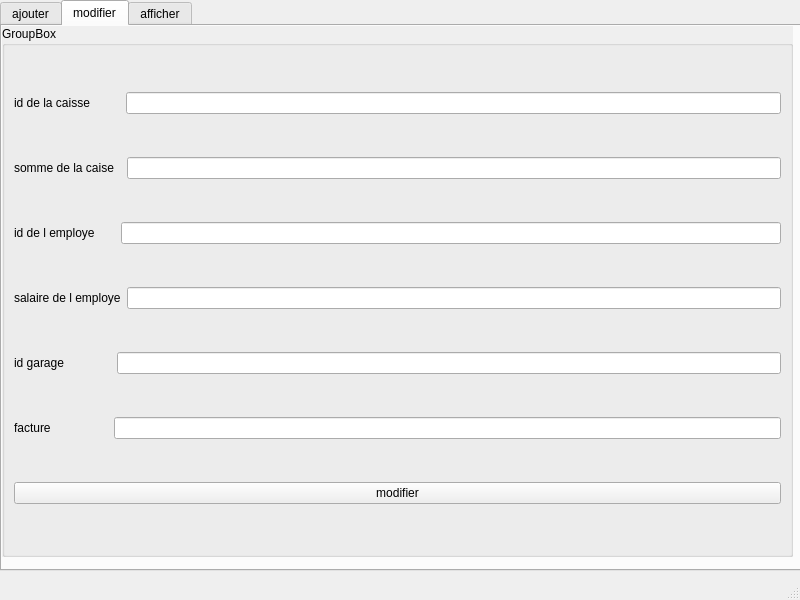
<?xml version="1.0" encoding="UTF-8"?>
<ui version="4.0">
 <class>MainWindow</class>
 <widget class="QMainWindow" name="MainWindow">
  <property name="geometry">
   <rect>
    <x>0</x>
    <y>0</y>
    <width>800</width>
    <height>600</height>
   </rect>
  </property>
  <property name="windowTitle">
   <string>MainWindow</string>
  </property>
  <widget class="QWidget" name="centralwidget">
   <widget class="QTabWidget" name="tab_finance_2">
    <property name="geometry">
     <rect>
      <x>0</x>
      <y>0</y>
      <width>801</width>
      <height>571</height>
     </rect>
    </property>
    <property name="font">
     <font>
      <weight>50</weight>
      <italic>false</italic>
      <bold>false</bold>
     </font>
    </property>
    <property name="currentIndex">
     <number>1</number>
    </property>
    <widget class="QWidget" name="tab_4">
     <attribute name="title">
      <string>ajouter</string>
     </attribute>
     <widget class="QGroupBox" name="groupBox_4">
      <property name="geometry">
       <rect>
        <x>0</x>
        <y>0</y>
        <width>791</width>
        <height>521</height>
       </rect>
      </property>
      <property name="autoFillBackground">
       <bool>true</bool>
      </property>
      <property name="styleSheet">
       <string notr="true"/>
      </property>
      <property name="title">
       <string>GroupBox</string>
      </property>
      <layout class="QVBoxLayout" name="verticalLayout">
       <item>
        <layout class="QHBoxLayout" name="horizontalLayout">
         <item>
          <widget class="QLabel" name="label_15">
           <property name="text">
            <string>id de la caisse         </string>
           </property>
          </widget>
         </item>
         <item>
          <widget class="QLineEdit" name="la_caisse"/>
         </item>
        </layout>
       </item>
       <item>
        <layout class="QHBoxLayout" name="horizontalLayout_2">
         <item>
          <widget class="QLabel" name="label_6">
           <property name="text">
            <string>somme de la caise  </string>
           </property>
          </widget>
         </item>
         <item>
          <widget class="QLineEdit" name="la_somme"/>
         </item>
        </layout>
       </item>
       <item>
        <layout class="QHBoxLayout" name="horizontalLayout_3">
         <item>
          <widget class="QLabel" name="label_17">
           <property name="text">
            <string>id de l employe      </string>
           </property>
          </widget>
         </item>
         <item>
          <widget class="QLineEdit" name="idemp"/>
         </item>
        </layout>
       </item>
       <item>
        <layout class="QHBoxLayout" name="horizontalLayout_4">
         <item>
          <widget class="QLabel" name="label_16">
           <property name="text">
            <string>salaire de l employe</string>
           </property>
          </widget>
         </item>
         <item>
          <widget class="QLineEdit" name="salairedelemp"/>
         </item>
        </layout>
       </item>
       <item>
        <layout class="QHBoxLayout" name="horizontalLayout_5">
         <item>
          <widget class="QLabel" name="label_19">
           <property name="text">
            <string>id garage              </string>
           </property>
          </widget>
         </item>
         <item>
          <widget class="QLineEdit" name="iddegarage"/>
         </item>
        </layout>
       </item>
       <item>
        <layout class="QHBoxLayout" name="horizontalLayout_6">
         <item>
          <widget class="QLabel" name="label_18">
           <property name="text">
            <string>N°facture             </string>
           </property>
          </widget>
         </item>
         <item>
          <widget class="QLineEdit" name="lafacture"/>
         </item>
        </layout>
       </item>
       <item>
        <widget class="QPushButton" name="pb_ajouter">
         <property name="font">
          <font>
           <weight>50</weight>
           <italic>false</italic>
           <bold>false</bold>
           <underline>false</underline>
           <strikeout>false</strikeout>
           <kerning>false</kerning>
          </font>
         </property>
         <property name="cursor">
          <cursorShape>ArrowCursor</cursorShape>
         </property>
         <property name="text">
          <string>ajouter</string>
         </property>
        </widget>
       </item>
      </layout>
     </widget>
    </widget>
    <widget class="QWidget" name="tab_5">
     <attribute name="title">
      <string>modifier</string>
     </attribute>
     <widget class="QGroupBox" name="groupBox_5">
      <property name="geometry">
       <rect>
        <x>0</x>
        <y>0</y>
        <width>791</width>
        <height>531</height>
       </rect>
      </property>
      <property name="autoFillBackground">
       <bool>true</bool>
      </property>
      <property name="styleSheet">
       <string notr="true"/>
      </property>
      <property name="title">
       <string>GroupBox</string>
      </property>
      <layout class="QVBoxLayout" name="verticalLayout_2">
       <item>
        <layout class="QHBoxLayout" name="horizontalLayout_9">
         <item>
          <widget class="QLabel" name="label_21">
           <property name="text">
            <string>id de la caisse         </string>
           </property>
          </widget>
         </item>
         <item>
          <widget class="QLineEdit" name="idcaisse2"/>
         </item>
        </layout>
       </item>
       <item>
        <layout class="QHBoxLayout" name="horizontalLayout_10">
         <item>
          <widget class="QLabel" name="label_20">
           <property name="text">
            <string>somme de la caise  </string>
           </property>
          </widget>
         </item>
         <item>
          <widget class="QLineEdit" name="sommecaisse2"/>
         </item>
        </layout>
       </item>
       <item>
        <layout class="QHBoxLayout" name="horizontalLayout_11">
         <item>
          <widget class="QLabel" name="label_23">
           <property name="text">
            <string>id de l employe      </string>
           </property>
          </widget>
         </item>
         <item>
          <widget class="QLineEdit" name="idemp_4"/>
         </item>
        </layout>
       </item>
       <item>
        <layout class="QHBoxLayout" name="horizontalLayout_12">
         <item>
          <widget class="QLabel" name="label_22">
           <property name="text">
            <string>salaire de l employe</string>
           </property>
          </widget>
         </item>
         <item>
          <widget class="QLineEdit" name="salaireemp_2"/>
         </item>
        </layout>
       </item>
       <item>
        <layout class="QHBoxLayout" name="horizontalLayout_8">
         <item>
          <widget class="QLabel" name="label_25">
           <property name="text">
            <string>id garage              </string>
           </property>
          </widget>
         </item>
         <item>
          <widget class="QLineEdit" name="idgara_2"/>
         </item>
        </layout>
       </item>
       <item>
        <layout class="QHBoxLayout" name="horizontalLayout_7">
         <item>
          <widget class="QLabel" name="label_24">
           <property name="text">
            <string>facture                 </string>
           </property>
          </widget>
         </item>
         <item>
          <widget class="QLineEdit" name="fact_2"/>
         </item>
        </layout>
       </item>
       <item>
        <widget class="QPushButton" name="update">
         <property name="font">
          <font>
           <weight>50</weight>
           <italic>false</italic>
           <bold>false</bold>
           <underline>false</underline>
           <strikeout>false</strikeout>
           <kerning>false</kerning>
          </font>
         </property>
         <property name="cursor">
          <cursorShape>ArrowCursor</cursorShape>
         </property>
         <property name="text">
          <string>modifier</string>
         </property>
        </widget>
       </item>
      </layout>
     </widget>
    </widget>
    <widget class="QWidget" name="tab_6">
     <attribute name="title">
      <string>afficher</string>
     </attribute>
     <widget class="QGroupBox" name="groupBox_6">
      <property name="geometry">
       <rect>
        <x>0</x>
        <y>0</y>
        <width>801</width>
        <height>541</height>
       </rect>
      </property>
      <property name="autoFillBackground">
       <bool>true</bool>
      </property>
      <property name="styleSheet">
       <string notr="true"/>
      </property>
      <property name="title">
       <string>GroupBox</string>
      </property>
      <widget class="QPushButton" name="tri">
       <property name="geometry">
        <rect>
         <x>20</x>
         <y>440</y>
         <width>91</width>
         <height>28</height>
        </rect>
       </property>
       <property name="font">
        <font>
         <weight>50</weight>
         <italic>false</italic>
         <bold>false</bold>
         <underline>false</underline>
         <strikeout>false</strikeout>
         <kerning>false</kerning>
        </font>
       </property>
       <property name="cursor">
        <cursorShape>ArrowCursor</cursorShape>
       </property>
       <property name="text">
        <string>trier</string>
       </property>
      </widget>
      <widget class="QPushButton" name="recherche">
       <property name="geometry">
        <rect>
         <x>20</x>
         <y>400</y>
         <width>91</width>
         <height>28</height>
        </rect>
       </property>
       <property name="font">
        <font>
         <weight>50</weight>
         <italic>false</italic>
         <bold>false</bold>
         <underline>false</underline>
         <strikeout>false</strikeout>
         <kerning>false</kerning>
        </font>
       </property>
       <property name="cursor">
        <cursorShape>ArrowCursor</cursorShape>
       </property>
       <property name="text">
        <string>recherche</string>
       </property>
      </widget>
      <widget class="QPushButton" name="print">
       <property name="geometry">
        <rect>
         <x>660</x>
         <y>450</y>
         <width>93</width>
         <height>28</height>
        </rect>
       </property>
       <property name="font">
        <font>
         <weight>50</weight>
         <italic>false</italic>
         <bold>false</bold>
         <underline>false</underline>
         <strikeout>false</strikeout>
         <kerning>false</kerning>
        </font>
       </property>
       <property name="cursor">
        <cursorShape>ArrowCursor</cursorShape>
       </property>
       <property name="text">
        <string>imprimer</string>
       </property>
      </widget>
      <widget class="QPushButton" name="supp">
       <property name="geometry">
        <rect>
         <x>20</x>
         <y>360</y>
         <width>91</width>
         <height>28</height>
        </rect>
       </property>
       <property name="text">
        <string>supprimer</string>
       </property>
      </widget>
      <widget class="QTableView" name="tab_caisse">
       <property name="geometry">
        <rect>
         <x>20</x>
         <y>30</y>
         <width>741</width>
         <height>311</height>
        </rect>
       </property>
      </widget>
      <widget class="QLineEdit" name="idcaisse2_2">
       <property name="geometry">
        <rect>
         <x>120</x>
         <y>400</y>
         <width>113</width>
         <height>22</height>
        </rect>
       </property>
      </widget>
      <widget class="QLabel" name="label_26">
       <property name="geometry">
        <rect>
         <x>120</x>
         <y>380</y>
         <width>56</width>
         <height>16</height>
        </rect>
       </property>
       <property name="text">
        <string>IdCaisse</string>
       </property>
      </widget>
      <widget class="QPushButton" name="stat">
       <property name="geometry">
        <rect>
         <x>560</x>
         <y>450</y>
         <width>93</width>
         <height>28</height>
        </rect>
       </property>
       <property name="text">
        <string>Statistique</string>
       </property>
      </widget>
     </widget>
    </widget>
   </widget>
  </widget>
  <widget class="QMenuBar" name="menubar">
   <property name="geometry">
    <rect>
     <x>0</x>
     <y>0</y>
     <width>800</width>
     <height>26</height>
    </rect>
   </property>
  </widget>
  <widget class="QStatusBar" name="statusbar"/>
 </widget>
 <resources/>
 <connections/>
</ui>
